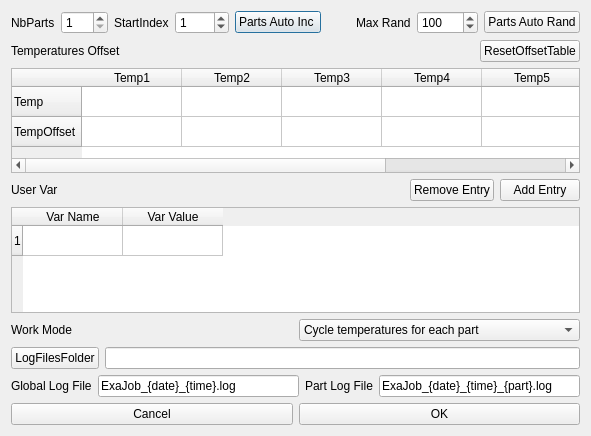
<?xml version="1.0" encoding="UTF-8"?>
<ui version="4.0">
 <class>options</class>
 <widget class="QDialog" name="options">
  <property name="geometry">
   <rect>
    <x>0</x>
    <y>0</y>
    <width>591</width>
    <height>436</height>
   </rect>
  </property>
  <property name="windowTitle">
   <string>Settings</string>
  </property>
  <layout class="QVBoxLayout" name="verticalLayout">
   <item>
    <layout class="QHBoxLayout" name="horizontalLayout">
     <item>
      <widget class="QLabel" name="label_3">
       <property name="text">
        <string>NbParts</string>
       </property>
      </widget>
     </item>
     <item>
      <widget class="QSpinBox" name="spinBoxNbParts">
       <property name="minimum">
        <number>1</number>
       </property>
       <property name="maximum">
        <number>200</number>
       </property>
      </widget>
     </item>
     <item>
      <widget class="QLabel" name="label_4">
       <property name="text">
        <string>StartIndex</string>
       </property>
      </widget>
     </item>
     <item>
      <widget class="QSpinBox" name="spinBoxStarttIndex">
       <property name="maximum">
        <number>1000</number>
       </property>
       <property name="value">
        <number>1</number>
       </property>
      </widget>
     </item>
     <item>
      <widget class="QPushButton" name="pushButtonAutoInc">
       <property name="text">
        <string>Parts Auto Inc </string>
       </property>
      </widget>
     </item>
     <item>
      <spacer name="horizontalSpacer">
       <property name="orientation">
        <enum>Qt::Horizontal</enum>
       </property>
       <property name="sizeHint" stdset="0">
        <size>
         <width>40</width>
         <height>20</height>
        </size>
       </property>
      </spacer>
     </item>
     <item>
      <widget class="QLabel" name="label_5">
       <property name="text">
        <string>Max Rand</string>
       </property>
      </widget>
     </item>
     <item>
      <widget class="QSpinBox" name="spinBoxMaxIndex">
       <property name="minimum">
        <number>1</number>
       </property>
       <property name="maximum">
        <number>10000</number>
       </property>
       <property name="value">
        <number>100</number>
       </property>
      </widget>
     </item>
     <item>
      <widget class="QPushButton" name="pushButtonAutoRand">
       <property name="text">
        <string>Parts Auto Rand</string>
       </property>
      </widget>
     </item>
    </layout>
   </item>
   <item>
    <layout class="QHBoxLayout" name="horizontalLayout_2">
     <item>
      <layout class="QHBoxLayout" name="horizontalLayout_6">
       <item>
        <widget class="QLabel" name="label">
         <property name="text">
          <string>Temperatures Offset</string>
         </property>
        </widget>
       </item>
       <item>
        <spacer name="horizontalSpacer_2">
         <property name="orientation">
          <enum>Qt::Horizontal</enum>
         </property>
         <property name="sizeHint" stdset="0">
          <size>
           <width>40</width>
           <height>20</height>
          </size>
         </property>
        </spacer>
       </item>
       <item>
        <widget class="QPushButton" name="pushButtonResetOffset">
         <property name="text">
          <string>ResetOffsetTable</string>
         </property>
        </widget>
       </item>
      </layout>
     </item>
    </layout>
   </item>
   <item>
    <widget class="QTableWidget" name="tableTemp">
     <row>
      <property name="text">
       <string>Temp</string>
      </property>
     </row>
     <row>
      <property name="text">
       <string>TempOffset</string>
      </property>
     </row>
     <column>
      <property name="text">
       <string>Temp1</string>
      </property>
     </column>
     <column>
      <property name="text">
       <string>Temp2</string>
      </property>
     </column>
     <column>
      <property name="text">
       <string>Temp3</string>
      </property>
     </column>
     <column>
      <property name="text">
       <string>Temp4</string>
      </property>
     </column>
     <column>
      <property name="text">
       <string>Temp5</string>
      </property>
     </column>
     <column>
      <property name="text">
       <string>Temp6</string>
      </property>
     </column>
    </widget>
   </item>
   <item>
    <layout class="QHBoxLayout" name="horizontalLayout_7">
     <item>
      <widget class="QLabel" name="label_6">
       <property name="text">
        <string>User Var</string>
       </property>
      </widget>
     </item>
     <item>
      <spacer name="horizontalSpacer_3">
       <property name="orientation">
        <enum>Qt::Horizontal</enum>
       </property>
       <property name="sizeHint" stdset="0">
        <size>
         <width>40</width>
         <height>20</height>
        </size>
       </property>
      </spacer>
     </item>
     <item>
      <widget class="QPushButton" name="pushButtonDelVar">
       <property name="text">
        <string>Remove Entry</string>
       </property>
      </widget>
     </item>
     <item>
      <widget class="QPushButton" name="pushButtonAddVar">
       <property name="text">
        <string>Add Entry</string>
       </property>
      </widget>
     </item>
    </layout>
   </item>
   <item>
    <widget class="QTableWidget" name="tableVar">
     <row>
      <property name="text">
       <string>1</string>
      </property>
     </row>
     <column>
      <property name="text">
       <string>Var Name</string>
      </property>
     </column>
     <column>
      <property name="text">
       <string>Var Value</string>
      </property>
     </column>
    </widget>
   </item>
   <item>
    <layout class="QHBoxLayout" name="horizontalLayout_3">
     <item>
      <widget class="QLabel" name="label_2">
       <property name="text">
        <string>Work Mode</string>
       </property>
      </widget>
     </item>
     <item>
      <widget class="QComboBox" name="comboBoxWorkMode">
       <item>
        <property name="text">
         <string>Cycle temperatures for each part</string>
        </property>
       </item>
       <item>
        <property name="text">
         <string>Cycle parts for each temperature</string>
        </property>
       </item>
      </widget>
     </item>
    </layout>
   </item>
   <item>
    <layout class="QHBoxLayout" name="horizontalLayout_5">
     <item>
      <widget class="QPushButton" name="pushButtonLogFilesFolder">
       <property name="text">
        <string>LogFilesFolder</string>
       </property>
      </widget>
     </item>
     <item>
      <widget class="QLineEdit" name="lineEditLogFilesFolder"/>
     </item>
    </layout>
   </item>
   <item>
    <layout class="QHBoxLayout" name="horizontalLayout_8">
     <item>
      <widget class="QLabel" name="label_7">
       <property name="text">
        <string>Global Log File</string>
       </property>
      </widget>
     </item>
     <item>
      <widget class="QLineEdit" name="lineEdit">
       <property name="text">
        <string>ExaJob_{date}_{time}.log</string>
       </property>
      </widget>
     </item>
     <item>
      <widget class="QLabel" name="label_8">
       <property name="text">
        <string>Part Log File</string>
       </property>
      </widget>
     </item>
     <item>
      <widget class="QLineEdit" name="lineEdit_2">
       <property name="text">
        <string>ExaJob_{date}_{time}_{part}.log</string>
       </property>
      </widget>
     </item>
    </layout>
   </item>
   <item>
    <spacer name="verticalSpacer">
     <property name="orientation">
      <enum>Qt::Vertical</enum>
     </property>
     <property name="sizeHint" stdset="0">
      <size>
       <width>20</width>
       <height>40</height>
      </size>
     </property>
    </spacer>
   </item>
   <item>
    <layout class="QHBoxLayout" name="horizontalLayout_4">
     <item>
      <widget class="QPushButton" name="pushButtonCancel">
       <property name="text">
        <string>Cancel</string>
       </property>
      </widget>
     </item>
     <item>
      <widget class="QPushButton" name="pushButtonOk">
       <property name="text">
        <string>OK</string>
       </property>
      </widget>
     </item>
    </layout>
   </item>
  </layout>
 </widget>
 <resources/>
 <connections/>
</ui>
